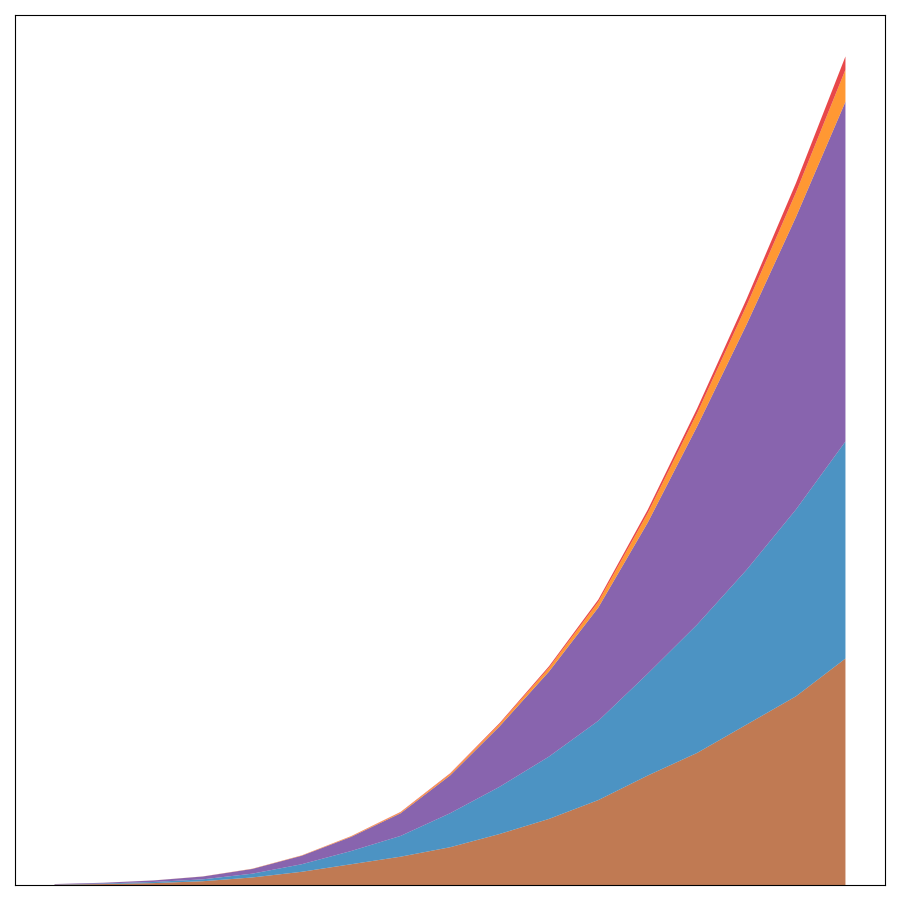

Python code for this plot:
import matplotlib.pyplot as plt
import numpy as np

years = np.arange(2010, 2027)

north_america = [0.02, 0.05, 0.1, 0.2, 0.4, 0.7, 1.1, 1.5, 2, 2.7, 3.5, 4.5, 5.8, 7, 8.5, 10, 12]
europe = [0.01, 0.03, 0.06, 0.1, 0.2, 0.4, 0.7, 1.1, 1.8, 2.5, 3.3, 4.2, 5.4, 6.8, 8.2, 9.9, 11.5]
asia = [0.02, 0.04, 0.08, 0.15, 0.25, 0.45, 0.75, 1.2, 2, 3.2, 4.5, 6, 8, 10.5, 13, 15.5, 18]
africa = [0.0005, 0.001, 0.002, 0.004, 0.01, 0.015, 0.03, 0.05, 0.08, 0.12, 0.2, 0.3, 0.5, 0.7, 1, 1.3, 1.7]
oceania = [0.0002, 0.0005, 0.001, 0.002, 0.003, 0.005, 0.01, 0.02, 0.03, 0.05, 0.08, 0.12, 0.18, 0.25, 0.35, 0.5, 0.7]

ev_adoption = np.vstack([north_america, europe, asia, africa, oceania])

fig, ax1 = plt.subplots(figsize=(9, 9))

ax1.stackplot(years, ev_adoption, colors=['#b15928', '#1f78b4', '#6a3d9a', '#ff7f00', '#e31a1c'], alpha=0.8)

ax1.set_xticks([])  # Removing x-ticks
ax1.set_yticks([])  # Removing y-ticks

plt.tight_layout()
plt.show()
